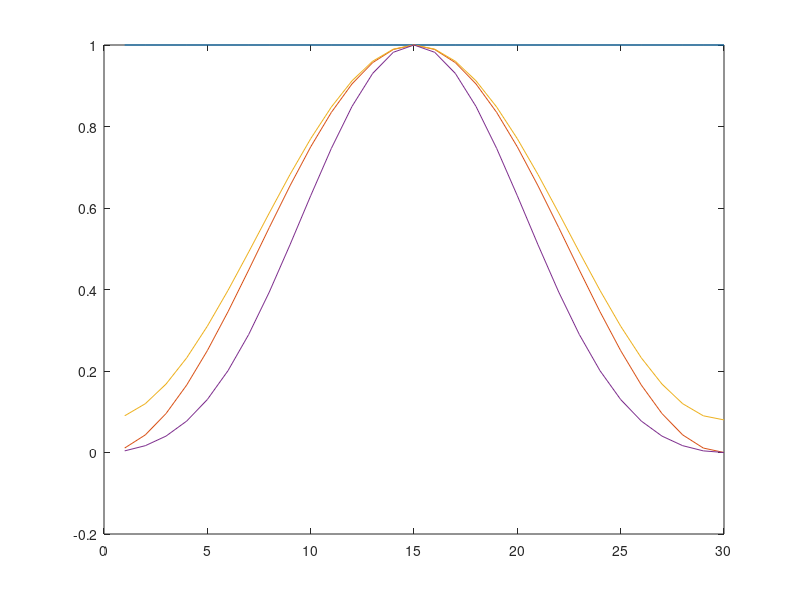

Source code (MATLAB):
clear
%%bindows
N = 31;

for n=1:1:N-1
  rect(n) = 1;
  hann(n) = 0.5 - 0.5*cos((2*pi*n)/(N-1));
  hamm(n) = 0.54 - 0.46*cos((2*pi*n)/(N-1));
  black(n) = 0.42 - 0.5*cos((2*pi*n)/(N-1)) + 0.08*cos((4*pi*n)/(N-1));
endfor

plot(rect)
hold on
plot(hann)
hold on
plot(hamm)
hold on
plot(black)
hold on

